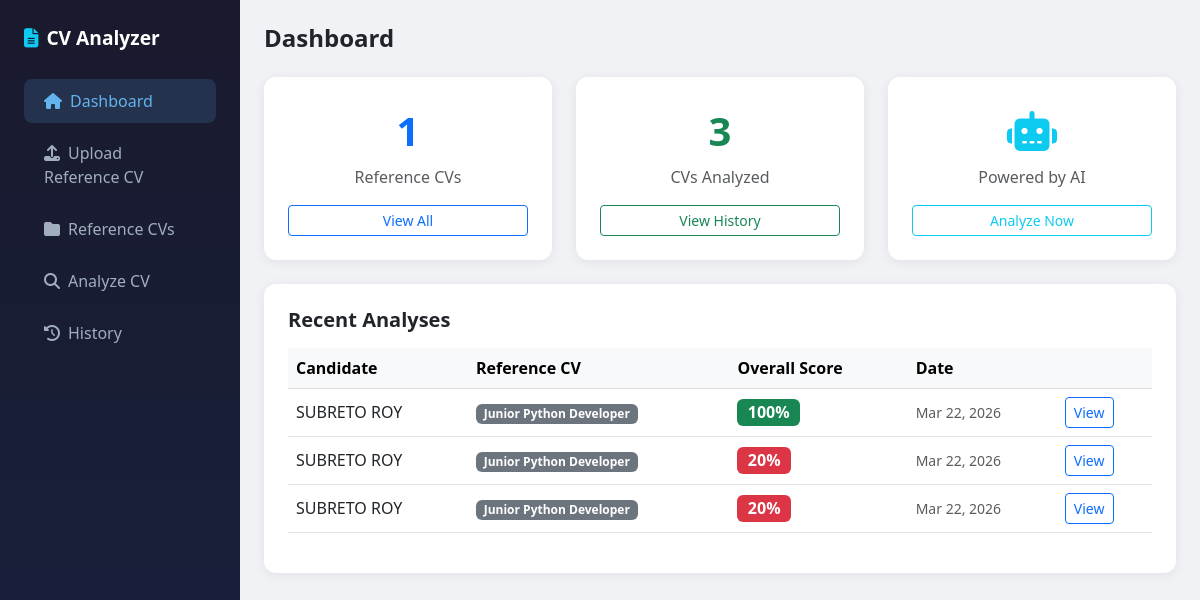
/home/, run on the app's committed database.
### analyzer/models.py (models this page shows, shortened)
class CVAnalysis(models.Model):
    reference_cv = models.ForeignKey(ReferenceCV, on_delete=models.CASCADE, related_name='analyses')
    candidate_name = models.CharField(max_length=255, blank=True)
    uploaded_file = models.FileField(upload_to='candidate_cvs/')
    extracted_text = models.TextField(blank=True)
    overall_score = models.FloatField(default=0)
    skills_score = models.FloatField(default=0)
    experience_score = models.FloatField(default=0)
    education_score = models.FloatField(default=0)
    keywords_score = models.FloatField(default=0)
    analysis_result = models.JSONField(default=dict)
    analyzed_at = models.DateTimeField(auto_now_add=True)
    class Meta:
        ordering = ['-analyzed_at']

class ReferenceCV(models.Model):
    name = models.CharField(max_length=255)
    file = models.FileField(upload_to='reference_cvs/')
    extracted_text = models.TextField(blank=True)
    uploaded_at = models.DateTimeField(auto_now_add=True)
    is_active = models.BooleanField(default=True)
    class Meta:
        ordering = ['-uploaded_at']

### analyzer/views.py (the view)
# urls.py: path('home/', views.home, name='home'),
def home(request):
    total_references = ReferenceCV.objects.filter(is_active=True).count()
    total_analyses = CVAnalysis.objects.count()
    recent_analyses = CVAnalysis.objects.select_related('reference_cv').order_by('-analyzed_at')[:5]
    context = {
        'total_references': total_references,
        'total_analyses': total_analyses,
        'recent_analyses': recent_analyses,
    }
    return render(request, 'analyzer/home.html', context)

### analyzer/templates/analyzer/home.html (shortened to what this page needs)
{% extends 'analyzer/base.html' %}
{% block content %}
<h4 class="fw-bold mb-4">Dashboard</h4>
<div class="row g-4 mb-4">
    <div class="col-md-4">
        <div class="card p-4 text-center">
            <div class="text-primary fs-1 fw-bold">{{ total_references }}</div>
            <div class="text-muted mt-1">Reference CVs</div>
            <a href="{% url 'analyzer:reference_list' %}" class="btn btn-sm btn-outline-primary mt-3">View All</a>
        </div>
    </div>
    <div class="col-md-4">
        <div class="card p-4 text-center">
            <div class="text-success fs-1 fw-bold">{{ total_analyses }}</div>
            <div class="text-muted mt-1">CVs Analyzed</div>
            <a href="{% url 'analyzer:history' %}" class="btn btn-sm btn-outline-success mt-3">View History</a>
        </div>
    </div>
    <div class="col-md-4">
        <div class="card p-4 text-center">
            <div class="text-info fs-1"><i class="fas fa-robot"></i></div>
            <div class="text-muted mt-1">Powered by AI</div>
            <a href="{% url 'analyzer:analyze' %}" class="btn btn-sm btn-outline-info mt-3">Analyze Now</a>
        </div>
    </div>
</div>
<div class="card p-4">
    <h5 class="fw-bold mb-3">Recent Analyses</h5>
    {% if recent_analyses %}
        <div class="table-responsive">
            <table class="table table-hover align-middle">
                <thead class="table-light">
                    <tr>
                        <th>Candidate</th>
                        <th>Reference CV</th>
                        <th>Overall Score</th>
                        <th>Date</th>
                        <th></th>
                    </tr>
                </thead>
                <tbody>
                {% for a in recent_analyses %}
                    <tr>
                        <td>{{ a.candidate_name|default:"Unknown" }}</td>
                        <td><span class="badge bg-secondary">{{ a.reference_cv.name }}</span></td>
                        <td>
                            {% if a.overall_score >= 70 %}
                                <span class="badge bg-success fs-6">{{ a.overall_score|floatformat:0 }}%</span>
                            {% elif a.overall_score >= 40 %}
                                <span class="badge bg-warning text-dark fs-6">{{ a.overall_score|floatformat:0 }}%</span>
                            {% else %}
                                <span class="badge bg-danger fs-6">{{ a.overall_score|floatformat:0 }}%</span>
                            {% endif %}
                        </td>
                        <td class="text-muted small">{{ a.analyzed_at|date:"M d, Y" }}</td>
                        <td><a href="{% url 'analyzer:result' a.pk %}" class="btn btn-sm btn-outline-primary">View</a></td>
                    </tr>
                {% endfor %}
                </tbody>
            </table>
        </div>
    {% else %}
        <p class="text-muted text-center py-4">No analyses yet. <a href="{% url 'analyzer:analyze' %}">Analyze your first CV!</a></p>
    {% endif %}
</div>
{% endblock %}

### analyzer/templates/analyzer/base.html (shortened to what this page needs)
<!DOCTYPE html>
<html lang="en">
<head>
    <link href="https://cdn.jsdelivr.net/npm/bootstrap@5.3.0/dist/css/bootstrap.min.css" rel="stylesheet">
    <link href="https://cdnjs.cloudflare.com/ajax/libs/font-awesome/6.4.0/css/all.min.css" rel="stylesheet">
</head>
<body>
<div class="d-flex">
    <div class="sidebar d-flex flex-column p-3" style="width:240px; position:fixed; height:100vh;">
        <div class="brand mb-4 px-2 pt-2">
            <i class="fas fa-file-alt me-2 text-info"></i>CV Analyzer
        </div>
        <nav class="nav flex-column gap-1">
            <a href="{% url 'analyzer:home' %}" class="nav-link {% if request.resolver_match.url_name == 'home' %}active{% endif %}">
                <i class="fas fa-home me-2"></i>Dashboard
            </a>
            <a href="{% url 'analyzer:upload_reference' %}" class="nav-link {% if request.resolver_match.url_name == 'upload_reference' %}active{% endif %}">
                <i class="fas fa-upload me-2"></i>Upload Reference CV
            </a>
            <a href="{% url 'analyzer:reference_list' %}" class="nav-link {% if request.resolver_match.url_name == 'reference_list' %}active{% endif %}">
                <i class="fas fa-folder me-2"></i>Reference CVs
            </a>
            <a href="{% url 'analyzer:analyze' %}" class="nav-link {% if request.resolver_match.url_name == 'analyze' %}active{% endif %}">
                <i class="fas fa-search me-2"></i>Analyze CV
            </a>
            <a href="{% url 'analyzer:history' %}" class="nav-link {% if request.resolver_match.url_name == 'history' %}active{% endif %}">
                <i class="fas fa-history me-2"></i>History
            </a>
        </nav>
    </div>
    <div class="flex-grow-1 p-4" style="margin-left:240px;">
        {% block content %}{% endblock %}
    </div>
</div>
</body>
</html>

### analyzer/templates/analyzer/base.html (style rules this page uses)
body { background: #f0f2f5; }
.sidebar { min-height: 100vh; background: linear-gradient(180deg, #1a1a2e 0%, #16213e 100%); }
.sidebar .nav-link { color: #a0aec0; padding: 10px 20px; border-radius: 8px; margin: 2px 8px; transition: all 0.2s; }
.sidebar .nav-link:hover, .sidebar .nav-link.active { background: rgba(99, 179, 237, 0.15); color: #63b3ed; }
.sidebar .brand { color: #fff; font-weight: 700; font-size: 1.2rem; }
.card { border: none; border-radius: 12px; box-shadow: 0 2px 12px rgba(0,0,0,0.07); }

### data on the page
CVAnalysis: candidate_name "SUBRETO ROY", reference_cv.name "Junior Python Developer", overall_score "100", analyzed_at "Mar 22, 2026"
CVAnalysis: candidate_name "SUBRETO ROY", reference_cv.name "Junior Python Developer", overall_score "20", analyzed_at "Mar 22, 2026"
CVAnalysis: candidate_name "SUBRETO ROY", reference_cv.name "Junior Python Developer", overall_score "20", analyzed_at "Mar 22, 2026"

### other printed values
{{ total_references }} "1"
{{ total_analyses }} "3"
